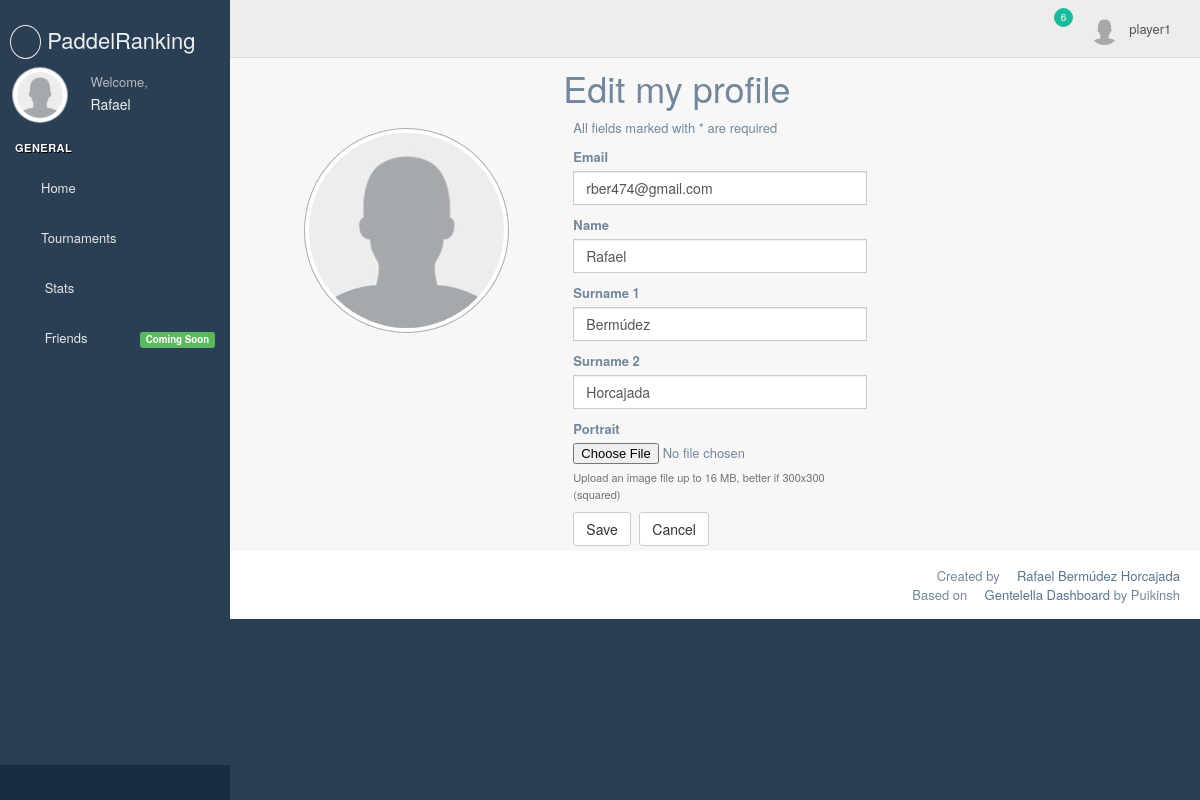
The app's page /users/player1/profile.html (signed in) with its own data.
### paddelranking/website/models.py (models this page shows, shortened)
class User(UserMixin, db.Model):
    id = db.Column(db.Integer, primary_key=True)
    username = db.Column(db.String(64), index=True, unique=True)
    email = db.Column(db.String(120), index=True, unique=True)
    password_hash = db.Column(db.String(128))
    name = db.Column(db.String(120), index=False, unique=False)
    surname1 = db.Column(db.String(120), index=False, unique=False)
    surname2 = db.Column(db.String(120), index=False, unique=False)
    players = db.relationship('Player', backref='aliases', lazy='dynamic', foreign_keys='Player.userid')
    players_created = db.relationship('Player', backref='owner', lazy='dynamic', foreign_keys='Player.createdby')
    tournaments = db.relationship('Tournament', backref='userid', lazy='dynamic', foreign_keys='Tournament.createdby')
    last_login = db.Column(db.DateTime, index=False)
    register_date = db.Column(db.DateTime, index=False)
    last_modified = db.Column(db.DateTime, index=False,
            default=datetime.utcnow)
    filename = db.Column(db.String(120), index=False, unique=True)

### paddelranking/website/users/routes.py (the view, shortened to what this page needs)
@blueprint.route('/<username>/profile.html', methods=('GET', 'POST'))
@login_required
@is_current_user
def edit_profile(username):
    user = User.query.filter_by(id=current_user.id).first()
    form = EditProfileForm(obj=user)
    return render_template('/users/edit_profile.html', title=_('Edit my profile'), form=form, filename=user.filename)

### paddelranking/website/users/forms.py (shortened to what this page needs)
class EditProfileForm(FlaskForm):
    email = StringField(_l('Email'), validators=[DataRequired(), Email()])
    name = StringField(_l('Name'), validators=[DataRequired()])
    surname1 = StringField(_l('Surname 1'), validators=[DataRequired()])
    surname2 = StringField(_l('Surname 2'), validators=[])
    portrait = FileField(_l('Portrait'),
        description=_l("Upload an image file up to 16 MB, better if 300x300 (squared)"),
        validators=[
            FileAllowed(portraits, _l('Images only!'))])
    submit = SubmitField(_l('Save'))
    cancel = SubmitField(_l('Cancel'))

### paddelranking/website/models.py (called while the page is built)
@login_manager.user_loader
def load_user(id):
    return User.query.get(int(id))

### paddelranking/website/users/routes.py (called while the page is built)
def get_portrait_url():
    old_portrait_name = current_user.filename or ''
    filepath = os.path.join(
        os.path.join(
            current_app.config['UPLOADED_PORTRAITS_DEST'],
        ),
        old_portrait_name)
    return filepath

@blueprint.context_processor
def utility_processor():
    filepath = get_portrait_url()
    if os.path.exists(filepath) and current_user.filename:
        original_image_url = url_for('users.static', filename='uploads/portraits/' + current_user.filename, _external=True)
        url_imagen = current_app.resize(original_image_url, '300x300',fill=1)
    else:
        url_imagen = url_for('static', filename='images/user.png', _external=True)
    return dict(profile_imagen=url_imagen)

@blueprint.context_processor
def utility_processor():
    def team_players(teamid):
        team = Team.query.get(teamid)
        player1 = Player.query.get(team.player1)
        player2 = Player.query.get(team.player2 or '')
        if player2:
            return (player1, player2)
        return player1,
    return dict(team_players=team_players)

@blueprint.context_processor
def utility_processor():
    def match_points(matchid, teamid):
        points = MatchResultsByTeam.query.filter_by(match_id=matchid,team=teamid).first()
        return points
    return dict(match_points=match_points)

### paddelranking/website/utils.py (called while the page is built)
def is_current_user(f):
    @wraps(f)
    def decorated_function(*args, **kwargs):
        if current_user.username != kwargs.get('username'):
            flash('You cannot access a control panel other than yours', 'error')
            return redirect(url_for('users.user', username=current_user.username))
        return f(*args, **kwargs)
    return decorated_function

### paddelranking/website/users/templates/users/edit_profile.html (shortened to what this page needs)
{% extends "base_dashboard.html" %}
{% import 'bootstrap/wtf.html' as wtf %}
{% block content %}
	<div class="row right_col" role="main">
    <h1 class="col-md-offset-4">{{title}}</h1>
  	<div>
  	  <div class="col-md-4">
  	  	<div class="profile-pic-edit">
    			<img src="{{ profile_imagen }}" alt="Your photo" class="img-circle profile_img">
    		</div>
  		</div>
      <div class="col-md-4">
      	<p>{{_('All fields marked with * are required')}}</p>
          {{ wtf.quick_form(form, extra_classes="form-profile") }}
      </div>
    </div>
  </div>
{% endblock %}

### paddelranking/website/users/templates/users/sidebar.html (shortened to what this page needs)
<div class="left_col scroll-view">
  <div class="navbar nav_title" style="border: 0;">
    <h1>
      <a href="{{ url_for('users.user', username=current_user.username) }}" class="site_title"><i class="fa fa-spinner"></i> <span>PaddelRanking</span></a>
    </h1>
  </div>
  <div class="profile clearfix">
    <div class="profile_pic">
      <a href="{{url_for('users.edit_profile', username=current_user.username)}}" title="Edit my profile">
        <img src="{{ profile_imagen }}" alt="Your photo."  class="img-circle profile_img">
      </a>
    </div>
    <div class="profile_info">
      <span>{{_('Welcome,')}}</span>
      <h2> {{ current_user.name | default(current_user.username, true)}} </h2>
    </div>
  </div>
  <br />
  <div id="sidebar-menu" class="main_menu_side hidden-print main_menu">
    <div class="menu_section">
      <h3>General</h3>
      <ul class="nav side-menu">
        <li><a><i class="fa fa-home"></i>{{ _('Home') }}<span class="fa fa-chevron-down"></span></a>
        </li>
        <li><a><i class="fa fa-edit"></i>{{ _('Tournaments') }}<span class="fa fa-chevron-down"></span></a>
        </li>
        <li><a><i class="fa fa-bar-chart-o"></i> Stats <span class="fa fa-chevron-down"></span></a>
        </li>
        <li><a><i class="fa fa-group"></i>{{_(' Friends ')}}<span class="label label-success pull-right">{{_('Coming Soon')}}</span></span></a>
        </li>
      </ul>
    </div>
  </div>
  <div class="sidebar-footer hidden-small">
    <a data-toggle="tooltip" data-placement="top" title="Settings">
      <span class="glyphicon glyphicon-cog" aria-hidden="true"></span>
    </a>
    <a data-toggle="tooltip" data-placement="top" title="FullScreen">
      <span class="glyphicon glyphicon-fullscreen" aria-hidden="true"></span>
    </a>
    <a data-toggle="tooltip" data-placement="top" title="Lock">
      <span class="glyphicon glyphicon-eye-close" aria-hidden="true"></span>
    </a>
    <a data-toggle="tooltip" data-placement="top" title="Logout" href="{{ url_for('auth.logout') }}">
      <span class="glyphicon glyphicon-off" aria-hidden="true"></span>
    </a>
  </div>
</div>

### paddelranking/website/templates/top_navigation.html (shortened to what this page needs)
<div class="nav_menu">
  <nav>
    <div class="nav toggle">
      <a id="menu_toggle"><i class="fa fa-bars"></i></a>
    </div>
    <ul class="nav navbar-nav navbar-right">
      <li class="">
        <a href="javascript:;" class="user-profile dropdown-toggle" data-toggle="dropdown" aria-expanded="false">
          <img src="{{ profile_imagen }}" alt="">{{ current_user.username }}
          <span class=" fa fa-angle-down"></span>
        </a>
      </li>
      <li role="presentation" class="dropdown">
        <a href="javascript:;" class="dropdown-toggle info-number" data-toggle="dropdown" aria-expanded="false">
          <i class="fa fa-envelope-o"></i>
          <span class="badge bg-green">6</span>
        </a>
      </li>
    </ul>
  </nav>
</div>

### records on screen
User: name "Rafael", username "player1", email "rber474@gmail.com", surname1 "Bermúdez", surname2 "Horcajada"

### other values on screen
{{ title }} "Edit my profile"
